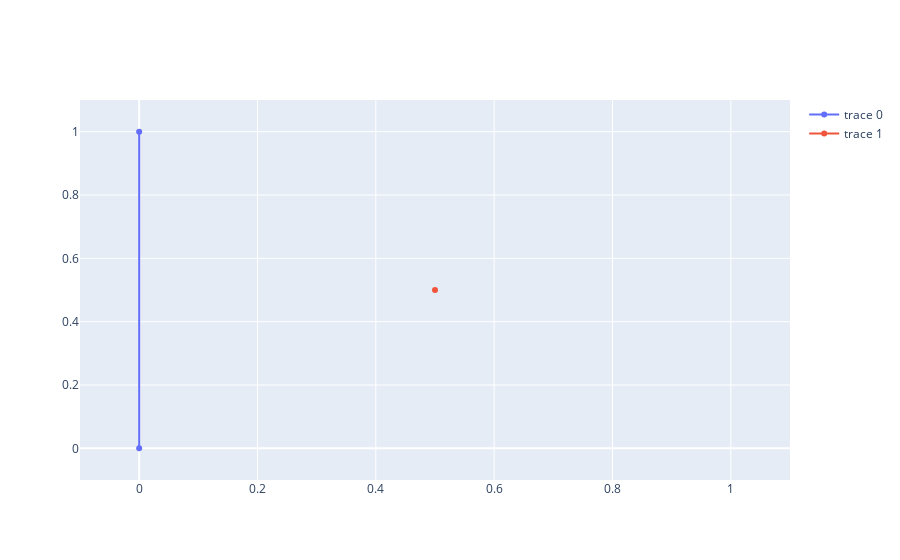

Write notebook code for a chart like this one.
### Code cell
fig = go.Figure()
fig.add_trace(main)
fig.add_trace(pq)
fig.update_xaxes(range=[-0.1, 1.1])
fig.update_yaxes(range=[-0.1, 1.1])
fig.show()

### Figure 1 — Plotly figure (JSON) as saved in the notebook; plotly's stock layout.template omitted (floating-point values rounded to 4 significant figures)
{"data": [{"type": "scatter", "x": [0, 0], "y": [0, 1]}, {"type": "scatter", "x": [0.5], "y": [0.5]}], "layout": {"autosize": true, "xaxis": {"range": [-0.1, 1.1], "type": "linear"}, "yaxis": {"range": [-0.1, 1.1], "type": "linear"}}}
